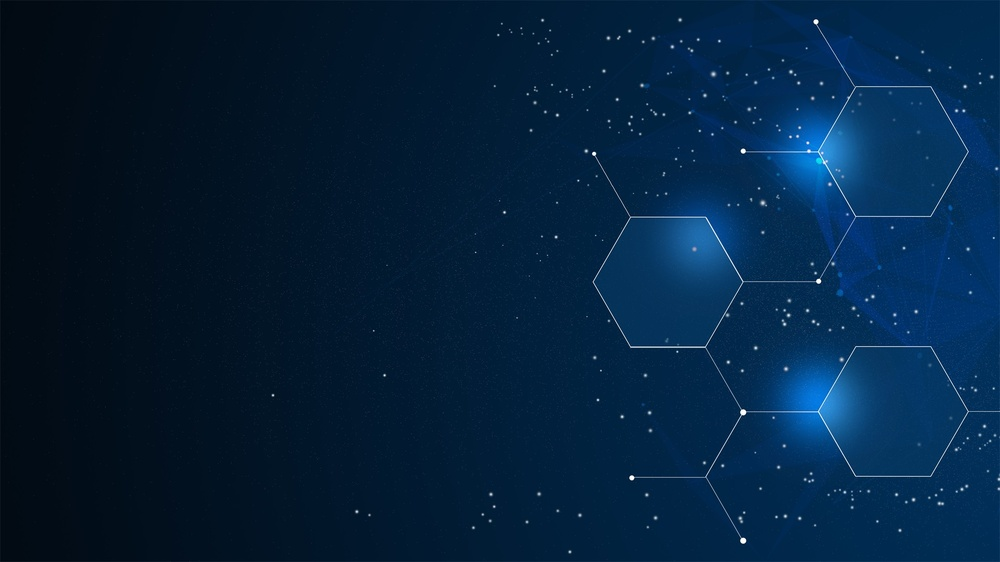
#> input picture OCR-System-FE/src/assets/3.jpg, 1000 x 562 px, shrunk from 1920 x 1080 before the run
$ python image.py ../../../OCR-System-FE/src/assets/3.jpg
#> lines starting #> are read from the running program, lines starting #| are printed output that depends on the picture
from PIL import Image
from PIL import ImageEnhance
import sys

path=sys.argv[1]
img = Image.open(path)
#> img is the input picture: PIL image 1000x562 RGB; mean R, G, B 3.6, 33.3, 61.3
# img.show()
# img=img.convert('L')
# 对比度增强
enh_con = ImageEnhance.Contrast(img)
contrast = 2
img_contrasted = enh_con.enhance(contrast)
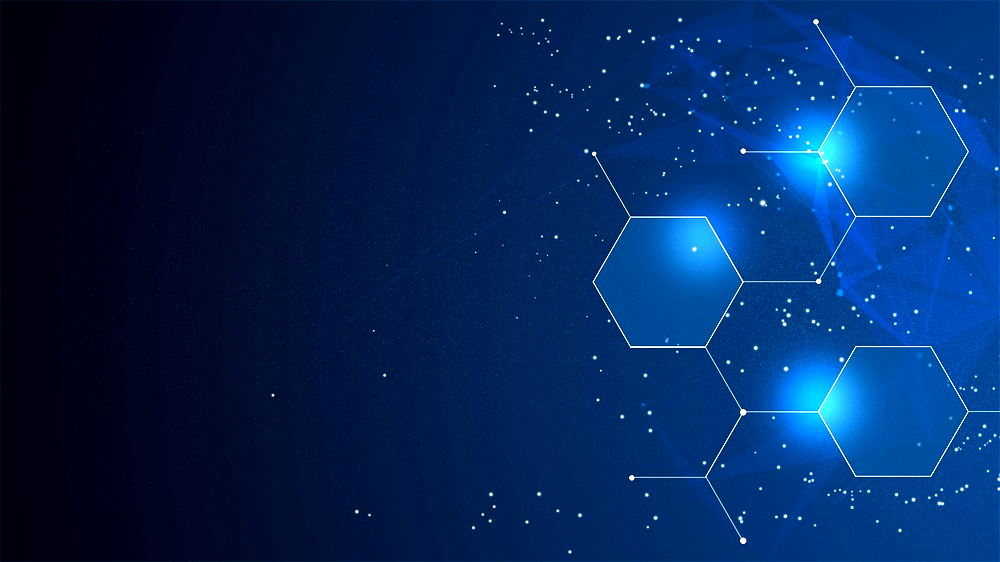
#> img_contrasted: PIL image 1000x562 RGB; mean R, G, B 2.1, 38.6, 92.8
#img_contrasted.show()
newpath=path[:len(path)-4]+"new"+".jpg"
img_contrasted.save(newpath)
# [6 lines of commented-out code are left out]
